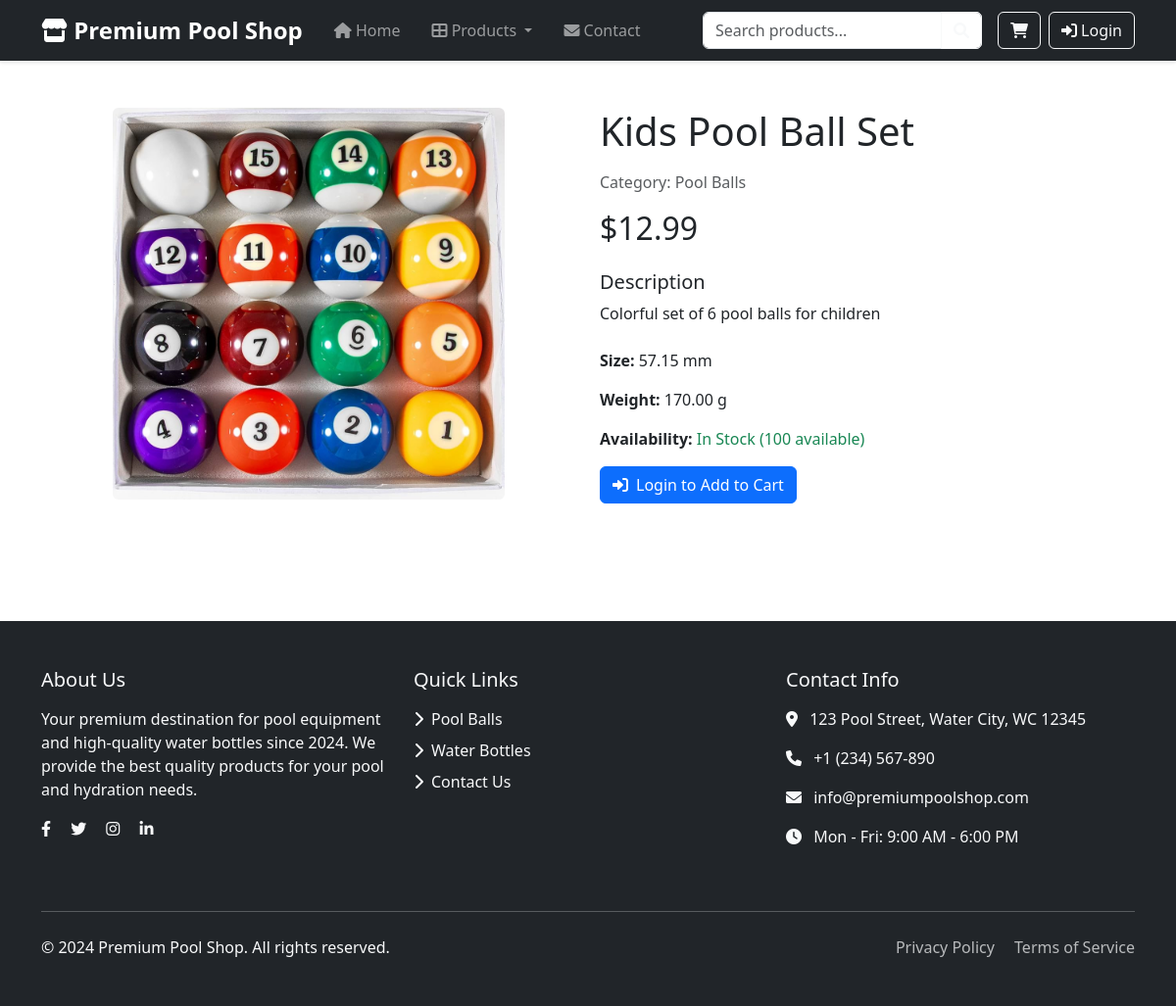
Before: /pages/product.php?id=3 with the older database file.
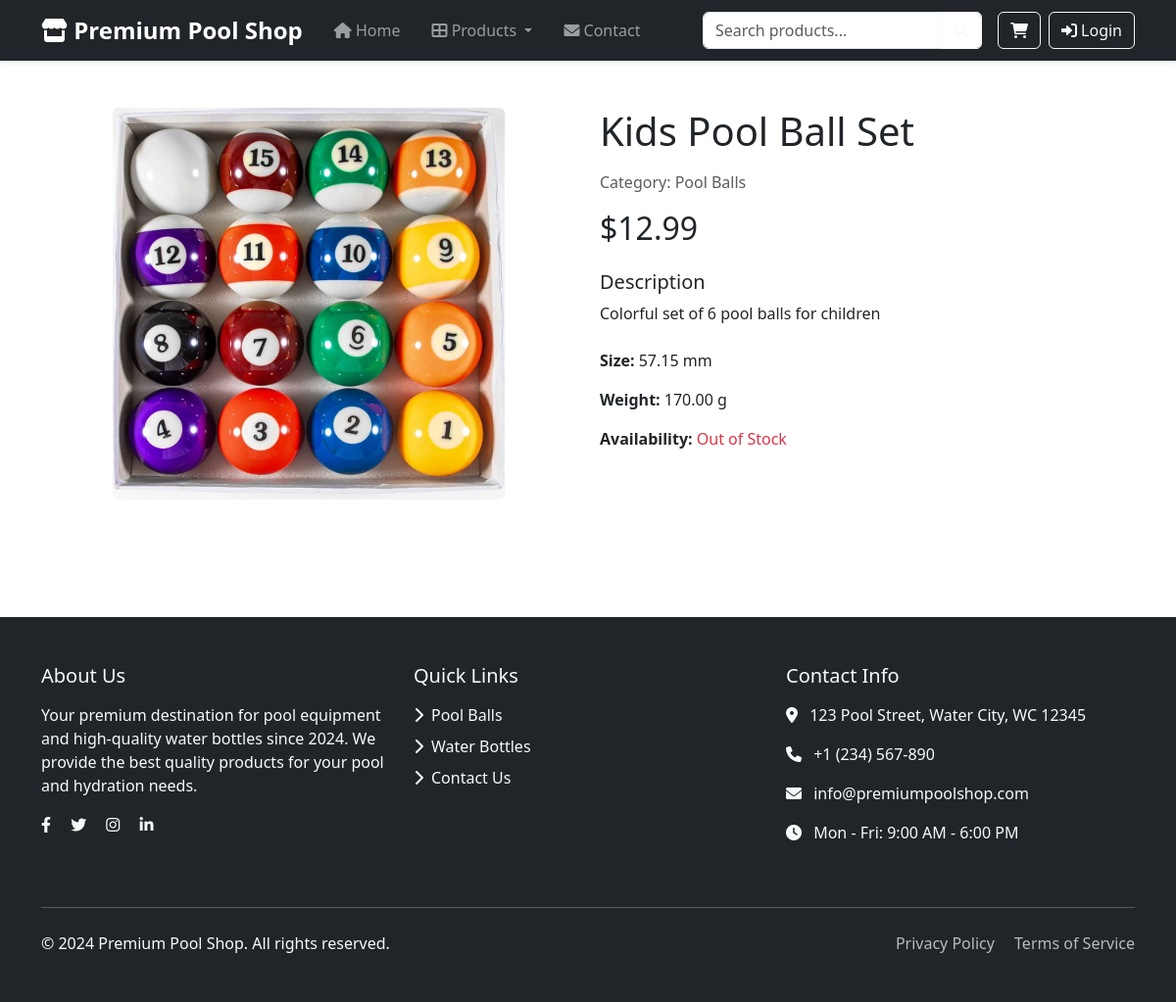
After: the same page with the newer database file.
### tables this page shows
CREATE TABLE `products` (
  `id` int(11) NOT NULL,
  `name` varchar(100) NOT NULL,
  `description` text DEFAULT NULL,
  `size` varchar(50) DEFAULT NULL,
  `weight` decimal(10,2) DEFAULT NULL,
  `price` decimal(10,2) NOT NULL,
  `stock_quantity` int(11) NOT NULL DEFAULT 0,
  `category_id` int(11) DEFAULT NULL
);

CREATE TABLE `categories` (
  `id` int(11) NOT NULL,
  `name` varchar(100) NOT NULL,
  `description` text DEFAULT NULL
);

### includes/config/session.php (called while the page is built, shortened)
<?php
function isLoggedIn() {
    return isset($_SESSION['user_id']);
}
?>

### pages/product.php (the view, shortened to what this page needs)
<?php
require_once __DIR__ . "/../includes/config/session.php";
require_once __DIR__ . "/../includes/config/functions.php";
$product_id = isset($_GET['id']) ? (int)$_GET['id'] : 0;
$sql = "SELECT p.*, c.name as category_name,
        (SELECT image_url FROM product_images WHERE product_id = p.id AND image_order = 1 LIMIT 1) as primary_image,
        " . (isLoggedIn() ? "(SELECT COUNT(*) FROM wishlist WHERE user_id = ? AND product_id = p.id) as in_wishlist" : "0 as in_wishlist") . "
        FROM products p
        LEFT JOIN categories c ON p.category_id = c.id
        WHERE p.id = ?";
$stmt = mysqli_prepare($conn, $sql);
if (isLoggedIn()) {
    mysqli_stmt_bind_param($stmt, "ii", $_SESSION['user_id'], $product_id);
} else {
    mysqli_stmt_bind_param($stmt, "i", $product_id);
}
mysqli_stmt_execute($stmt);
$result = mysqli_stmt_get_result($stmt);
$product = mysqli_fetch_assoc($result);
include __DIR__ . '/../includes/components/header.php';
?>
<div class="container py-5">
    <div class="row">
        <div class="col-md-6">
            <div class="mb-4 d-flex justify-content-center position-relative">
                <?php if ($product['primary_image']): ?>
                    <img src="/E-commerce_Belingheri_Barlascini/<?php echo htmlspecialchars($product['primary_image']); ?>"
                         class="img-fluid rounded"
                         alt="<?php echo htmlspecialchars($product['name']); ?>"
                         style="height: 400px; object-fit: contain;">
                <?php else: ?>
                    <div class="d-flex align-items-center justify-content-center bg-light rounded" style="height: 400px; width: 100%;">
                    <span class="text-muted">No image available</span>
                    </div>
                <?php endif; ?>
            </div>
        </div>
        <div class="col-md-6">
            <h1 class="mb-3"><?php echo htmlspecialchars($product['name']); ?></h1>
            <p class="text-muted mb-3">Category: <?php echo htmlspecialchars($product['category_name']); ?></p>
            <h2 class="mb-4">$<?php echo number_format($product['price'], 2); ?></h2>
            <div class="mb-4">
                <h5>Description</h5>
                <p><?php echo nl2br(htmlspecialchars($product['description'])); ?></p>
            </div>
            <?php if ($product['size']): ?>
                <div class="mb-3">
                    <strong>Size:</strong> <?php echo htmlspecialchars($product['size']); ?>
                </div>
            <?php endif; ?>
            <?php if ($product['weight']): ?>
                <div class="mb-3">
                    <strong>Weight:</strong> <?php echo htmlspecialchars($product['weight']); ?> g
                </div>
            <?php endif; ?>
            <div class="mb-3">
                <strong>Availability:</strong>
                <?php if ($product['stock_quantity'] > 0): ?>
                    <span class="text-success">In Stock (<?php echo $product['stock_quantity']; ?> available)</span>
                <?php else: ?>
                    <span class="text-danger">Out of Stock</span>
                <?php endif; ?>
            </div>
            <?php if ($product['stock_quantity'] > 0): ?>
                <?php if (isLoggedIn()): ?>
                    <form action="/E-commerce_Belingheri_Barlascini/cart/add_to_cart.php" method="POST" class="mb-4">
                        <input type="hidden" name="product_id" value="<?php echo $product['id']; ?>">
                        <div class="row align-items-center">
                            <div class="col-auto">
                                <label for="quantity" class="form-label">Quantity:</label>
                                <input type="number" class="form-control" id="quantity" name="quantity"
                                       value="1" min="1" max="<?php echo $product['stock_quantity']; ?>"
                                       style="width: 80px;">
                            </div>
                            <div class="col">
                                <button type="submit" name="add_to_cart" class="btn btn-primary">
                                    <i class="fas fa-shopping-cart me-2"></i>Add to Cart
                                </button>
                            </div>
                        </div>
                    </form>
                <?php else: ?>
                    <div class="mb-4">
                        <a href="/E-commerce_Belingheri_Barlascini/auth/login.php" class="btn btn-primary">
                            <i class="fas fa-sign-in-alt me-2"></i>Login to Add to Cart
                        </a>
                    </div>
                <?php endif; ?>
            <?php endif; ?>
        </div>
    </div>
</div>
<?php include __DIR__ . '/../includes/components/footer.php'; ?>

Changed rows visible on the page:
changed products "Kids Pool Ball Set": stock_quantity "100" → (not shown)
Other visible differences:
text no longer shown: "In Stock ( available) Login to Add to Cart"
text now shown: "Out of Stock"
